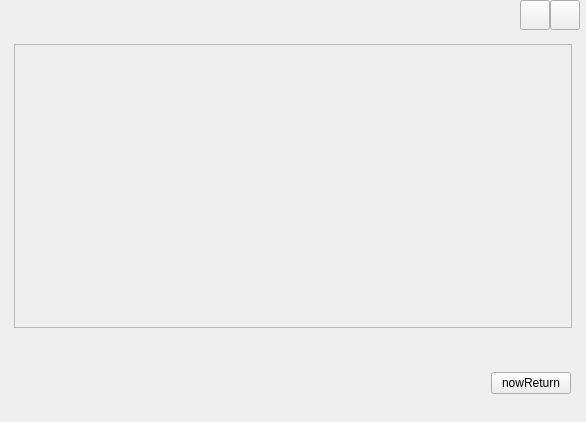
<?xml version="1.0" encoding="UTF-8"?>
<ui version="4.0">
 <class>ServerAgreementWidget</class>
 <widget class="QWidget" name="ServerAgreementWidget">
  <property name="geometry">
   <rect>
    <x>0</x>
    <y>0</y>
    <width>586</width>
    <height>422</height>
   </rect>
  </property>
  <property name="windowTitle">
   <string>Form</string>
  </property>
  <layout class="QVBoxLayout" name="verticalLayout">
   <property name="spacing">
    <number>0</number>
   </property>
   <property name="leftMargin">
    <number>0</number>
   </property>
   <property name="topMargin">
    <number>0</number>
   </property>
   <property name="rightMargin">
    <number>0</number>
   </property>
   <property name="bottomMargin">
    <number>0</number>
   </property>
   <item>
    <widget class="QWidget" name="serverAgreement_titleBat_widget" native="true">
     <layout class="QHBoxLayout" name="horizontalLayout_2">
      <property name="spacing">
       <number>0</number>
      </property>
      <property name="leftMargin">
       <number>0</number>
      </property>
      <property name="topMargin">
       <number>0</number>
      </property>
      <property name="rightMargin">
       <number>6</number>
      </property>
      <property name="bottomMargin">
       <number>0</number>
      </property>
      <item>
       <spacer name="horizontalSpacer_2">
        <property name="orientation">
         <enum>Qt::Horizontal</enum>
        </property>
        <property name="sizeHint" stdset="0">
         <size>
          <width>40</width>
          <height>20</height>
         </size>
        </property>
       </spacer>
      </item>
      <item>
       <widget class="QPushButton" name="min_Btn">
        <property name="minimumSize">
         <size>
          <width>30</width>
          <height>30</height>
         </size>
        </property>
        <property name="maximumSize">
         <size>
          <width>30</width>
          <height>30</height>
         </size>
        </property>
        <property name="text">
         <string/>
        </property>
       </widget>
      </item>
      <item>
       <widget class="QPushButton" name="close_Btn">
        <property name="minimumSize">
         <size>
          <width>30</width>
          <height>30</height>
         </size>
        </property>
        <property name="maximumSize">
         <size>
          <width>30</width>
          <height>30</height>
         </size>
        </property>
        <property name="text">
         <string/>
        </property>
       </widget>
      </item>
     </layout>
    </widget>
   </item>
   <item>
    <widget class="QWidget" name="below_widget" native="true">
     <layout class="QVBoxLayout" name="verticalLayout_2">
      <property name="spacing">
       <number>0</number>
      </property>
      <property name="leftMargin">
       <number>14</number>
      </property>
      <property name="topMargin">
       <number>14</number>
      </property>
      <property name="rightMargin">
       <number>14</number>
      </property>
      <property name="bottomMargin">
       <number>28</number>
      </property>
      <item>
       <widget class="QScrollArea" name="scrollArea">
        <property name="widgetResizable">
         <bool>true</bool>
        </property>
        <widget class="QWidget" name="scrollAreaWidgetContents">
         <property name="geometry">
          <rect>
           <x>0</x>
           <y>0</y>
           <width>556</width>
           <height>279</height>
          </rect>
         </property>
         <layout class="QVBoxLayout" name="verticalLayout_3">
          <property name="spacing">
           <number>0</number>
          </property>
          <property name="leftMargin">
           <number>20</number>
          </property>
          <property name="topMargin">
           <number>20</number>
          </property>
          <property name="rightMargin">
           <number>10</number>
          </property>
          <property name="bottomMargin">
           <number>20</number>
          </property>
          <item>
           <widget class="QLabel" name="agreement_label">
            <property name="text">
             <string/>
            </property>
           </widget>
          </item>
         </layout>
        </widget>
       </widget>
      </item>
      <item>
       <spacer name="verticalSpacer">
        <property name="orientation">
         <enum>Qt::Vertical</enum>
        </property>
        <property name="sizeType">
         <enum>QSizePolicy::Fixed</enum>
        </property>
        <property name="sizeHint" stdset="0">
         <size>
          <width>20</width>
          <height>44</height>
         </size>
        </property>
       </spacer>
      </item>
      <item>
       <layout class="QHBoxLayout" name="horizontalLayout">
        <property name="spacing">
         <number>0</number>
        </property>
        <property name="rightMargin">
         <number>1</number>
        </property>
        <item>
         <spacer name="horizontalSpacer">
          <property name="orientation">
           <enum>Qt::Horizontal</enum>
          </property>
          <property name="sizeHint" stdset="0">
           <size>
            <width>40</width>
            <height>20</height>
           </size>
          </property>
         </spacer>
        </item>
        <item>
         <widget class="QPushButton" name="cancle_Btn">
          <property name="text">
           <string>nowReturn</string>
          </property>
         </widget>
        </item>
       </layout>
      </item>
     </layout>
    </widget>
   </item>
  </layout>
 </widget>
 <resources/>
 <connections/>
</ui>
